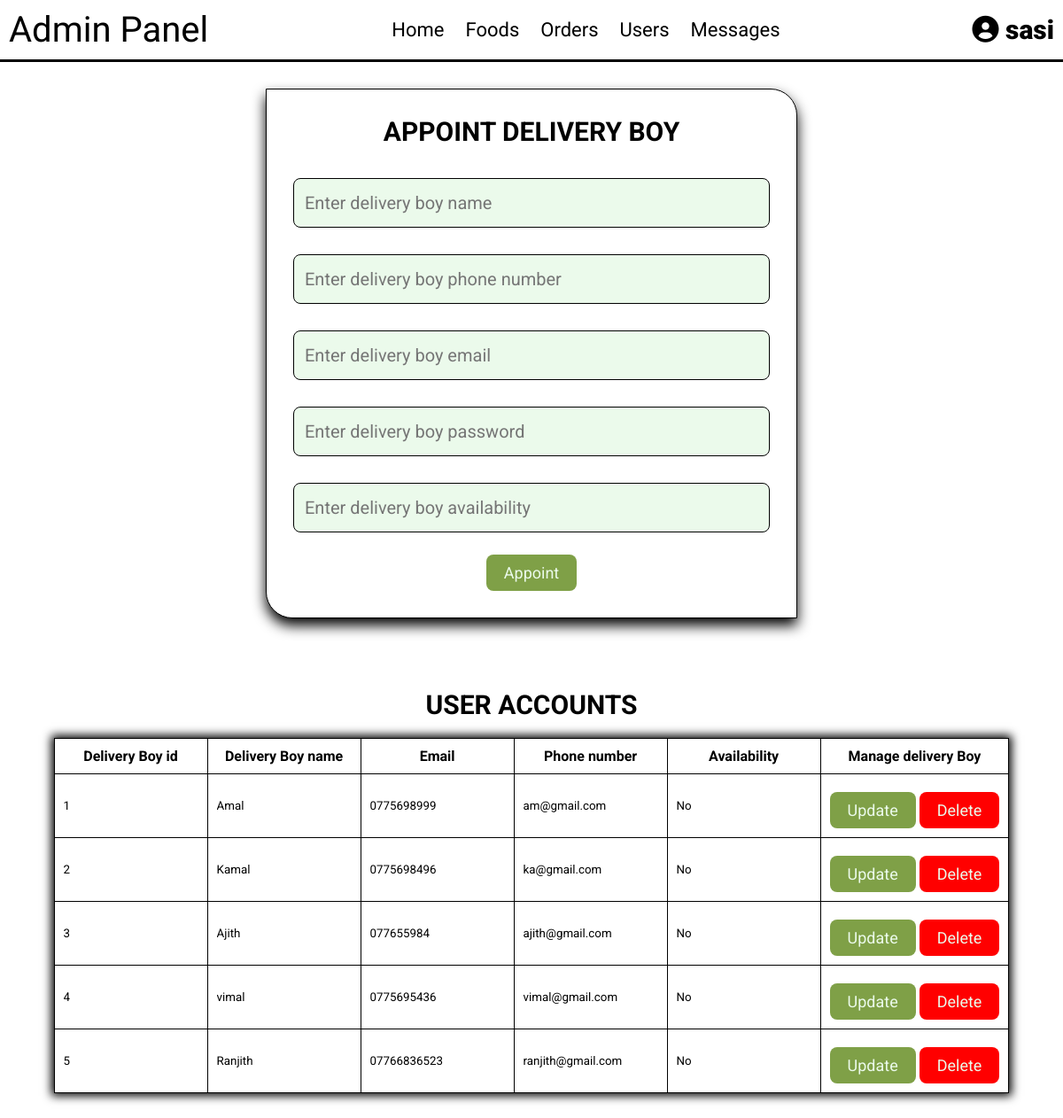
The page /admin/manage_delb.php (signed in) on the database its author committed.
### tables this page shows
CREATE TABLE IF NOT EXISTS `delivery_boy` (
  `delb_id` int NOT NULL AUTO_INCREMENT,
  `delb_name` varchar(100) NOT NULL,
  `password` varchar(255) NOT NULL,
  `phone_number` varchar(12) NOT NULL,
  `email` varchar(100) NOT NULL,
  `availability` varchar(10) NOT NULL DEFAULT 'YES',
  PRIMARY KEY (`delb_id`)
);

### admin/manage_delb.php (the view, shortened to what this page needs)
<?php
include '../connection.php';
?>
<!DOCTYPE html>
<html lang="en">
<head>
   <link rel="stylesheet" href="https://cdnjs.cloudflare.com/ajax/libs/font-awesome/6.0.0/css/all.min.css">
   <link rel="stylesheet" href="../css/admin_style7.css">
</head>
<body>
<?php include 'admin_header.php'; ?>
<section class="add-foods">
   <form action="" method="post" enctype="multipart/form-data">
      <h3>Appoint Delivery Boy</h3>
      <input type="text" name="delb_name" class="box" placeholder="Enter delivery boy name" required>
      <input type="text" name="delb_phone_number" class="box" placeholder="Enter delivery boy phone number" required>
      <input type="text" name="delb_email" class="box" placeholder="Enter delivery boy email" required>
      <input type="password" name="delb_password" class="box" placeholder="Enter delivery boy password" required>
      <input type="text" name="delb_availability" class="box" placeholder="Enter delivery boy availability" required>
      <input type="submit" value="Appoint" name="appoint" class="btn">
   </form>
</section>
<section class="users">
   <h1 class="title"> user accounts </h1>
   <div class="box-container">
    <table class="center">
        <tr>
            <th>Delivery Boy id</th>
            <th>Delivery Boy name</th>
            <th>Email</th>
            <th>Phone number</th>
            <th>Availability</th>
            <th>Manage delivery Boy</th>
        </tr>
      <?php
         $select_del_boy = mysqli_query($conn, "SELECT * FROM `delivery_boy`") or die('query failed');
         while($fetch_delivery = mysqli_fetch_assoc($select_del_boy)){
      ?>
        <tr>
         <form action="" method="POST">
            <td><input type="text" name="update_delb_id" class="box" value="<?php echo $fetch_delivery['delb_id']; ?>" required></td>
            <td><input type="text" name="update_name" class="box" value="<?php echo $fetch_delivery['delb_name']; ?>" required></td>
            <td><input type="text" name="update_phone_number" class="box" value="<?php echo $fetch_delivery['phone_number']; ?>" required></td>
            <td><input type="text" name="update_email" class="box" value="<?php echo $fetch_delivery['email']; ?>" required></td>
            <td><input type="text" name="update_availability" class="box" value="<?php echo $fetch_delivery['availability']; ?>" required></td>
            <td>
            <input type="submit" value="Update"  name="update" class="option-btn">
            <a href="manage_delb.php?delete=<?php echo $fetch_delivery['delb_id']; ?>" onclick="return confirm('Confirm to delete this delivery_boy?');" class="delete-btn">delete</a>
         </form>
        </tr>
      <?php
         }
      ?>
    </table>
   </div>
</section>
</body>
</html>

### css/admin_style7.css (style rules this page uses)
* { font-family: 'Roboto'; margin:0; padding:0; box-sizing: border-box; outline: none; border:none; text-decoration: none; transition:all .2s linear; }
body { background-color: #ffffff; }
section { padding:30px 25px; }
.title { text-align: center; margin:20px; text-transform: uppercase; color:#000000; font-size: 30px; }
.btn, .option-btn, .delete-btn, .white-btn { display: inline-block; margin-top: 10px; padding:10px 20px; cursor: pointer; color:#ebfaeb; font-size: 18px; border-radius: 8px; text-transform: capitalize; }
.white-btn, .btn { background-color: #7fa047; }
.option-btn { background-color: #7fa047; }
.delete-btn { background-color: #ff0000; }
.add-foods form { background-color: #ffffff; border-radius:0 30px; padding:30px; text-align: center; box-shadow: 0 8px 15px #000000; border:1px solid #000000; max-width: 600px; margin:0 auto; }
.add-foods form h3 { font-size: 30px; text-transform: uppercase; color:#000000; margin-bottom: 20px; }
.add-foods form .box { width: 100%; background-color: #ebfaeb; border-radius: 8px; margin:15px 0; padding:15px 12px; color:#000000; font-size: 20px; border:1px solid #000000; }
h1 { color:#ffffff; }
table, tr ,th, td { border:1px solid #000000; border-collapse: collapse; text-align: center; padding:2px; }
.box-container table tr td, th { padding:10px; }
table.center { margin-left: auto; margin-right: auto; box-shadow: 0 0 10px 3px #000000; }

### rows shown on the page
delivery_boy: update_delb_id "1", update_name "Amal", update_phone_number "0775698999", update_email "am@gmail.com", update_availability "No"
delivery_boy: update_delb_id "2", update_name "Kamal", update_phone_number "0775698496", update_email "ka@gmail.com", update_availability "No"
delivery_boy: update_delb_id "3", update_name "Ajith", update_phone_number "077655984", update_email "ajith@gmail.com", update_availability "No"
delivery_boy: update_delb_id "4", update_name "vimal", update_phone_number "0775695436", update_email "vimal@gmail.com", update_availability "No"
delivery_boy: update_delb_id "5", update_name "Ranjith", update_phone_number "07766836523", update_email "ranjith@gmail.com", update_availability "No"

### other values the page prints
$_SESSION['admin_name'] "sasi"
